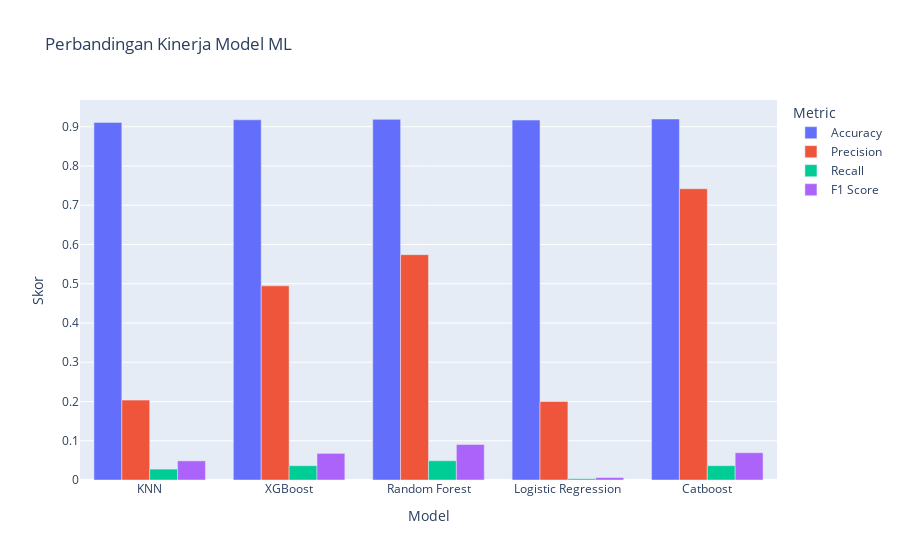

The code cell stored with this chart in its notebook:
### Code cell
results_melted = results_df.melt(id_vars='Model', var_name='Metric', value_name='Score')

fig = px.bar(
    results_melted,
    x='Model',
    y='Score',
    color='Metric',
    barmode='group',
    title='Perbandingan Kinerja Model ML',
    labels={'Score': 'Skor', 'Model': 'Model'}
)

fig.show()

### Figure 1 — Plotly figure (JSON) as saved in the notebook; plotly's stock layout.template omitted (floating-point values rounded to 4 significant figures)
{"data": [{"alignmentgroup": "True", "hovertemplate": "Metric=Accuracy<br>Model=%{x}<br>Skor=%{y}<extra></extra>", "legendgroup": "Accuracy", "marker": {"color": "#636efa", "pattern": {"shape": ""}}, "name": "Accuracy", "offsetgroup": "Accuracy", "orientation": "v", "showlegend": true, "textposition": "auto", "type": "bar", "x": ["KNN", "XGBoost", "Random Forest", "Logistic Regression", "Catboost"], "xaxis": "x", "y": [0.911, 0.9176, 0.9187, 0.9169, 0.9196], "yaxis": "y"}, {"alignmentgroup": "True", "hovertemplate": "Metric=Precision<br>Model=%{x}<br>Skor=%{y}<extra></extra>", "legendgroup": "Precision", "marker": {"color": "#EF553B", "pattern": {"shape": ""}}, "name": "Precision", "offsetgroup": "Precision", "orientation": "v", "showlegend": true, "textposition": "auto", "type": "bar", "x": ["KNN", "XGBoost", "Random Forest", "Logistic Regression", "Catboost"], "xaxis": "x", "y": [0.2035, 0.4946, 0.5741, 0.2, 0.7419], "yaxis": "y"}, {"alignmentgroup": "True", "hovertemplate": "Metric=Recall<br>Model=%{x}<br>Skor=%{y}<extra></extra>", "legendgroup": "Recall", "marker": {"color": "#00cc96", "pattern": {"shape": ""}}, "name": "Recall", "offsetgroup": "Recall", "orientation": "v", "showlegend": true, "textposition": "auto", "type": "bar", "x": ["KNN", "XGBoost", "Random Forest", "Logistic Regression", "Catboost"], "xaxis": "x", "y": [0.02771, 0.03642, 0.04909, 0.003167, 0.03642], "yaxis": "y"}, {"alignmentgroup": "True", "hovertemplate": "Metric=F1 Score<br>Model=%{x}<br>Skor=%{y}<extra></extra>", "legendgroup": "F1 Score", "marker": {"color": "#ab63fa", "pattern": {"shape": ""}}, "name": "F1 Score", "offsetgroup": "F1 Score", "orientation": "v", "showlegend": true, "textposition": "auto", "type": "bar", "x": ["KNN", "XGBoost", "Random Forest", "Logistic Regression", "Catboost"], "xaxis": "x", "y": [0.04878, 0.06785, 0.09044, 0.006235, 0.06943], "yaxis": "y"}], "layout": {"barmode": "group", "legend": {"title": {"text": "Metric"}, "tracegroupgap": 0}, "title": {"text": "Perbandingan Kinerja Model ML"}, "xaxis": {"anchor": "y", "domain": [0, 1], "title": {"text": "Model"}}, "yaxis": {"anchor": "x", "domain": [0, 1], "title": {"text": "Skor"}}}}
